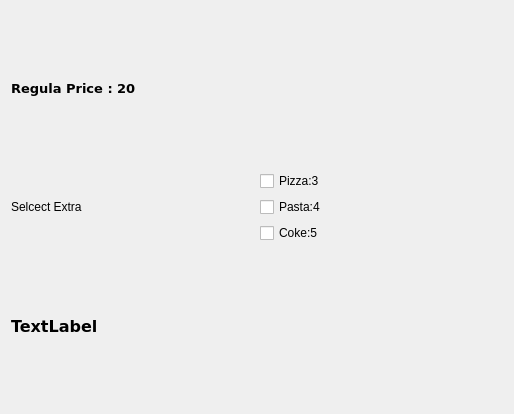
<?xml version="1.0" encoding="UTF-8"?>
<ui version="4.0">
 <class>Dialog</class>
 <widget class="QDialog" name="Dialog">
  <property name="geometry">
   <rect>
    <x>0</x>
    <y>0</y>
    <width>514</width>
    <height>414</height>
   </rect>
  </property>
  <property name="windowTitle">
   <string>Dialog</string>
  </property>
  <layout class="QVBoxLayout" name="verticalLayout_7">
   <item>
    <layout class="QVBoxLayout" name="verticalLayout">
     <item>
      <widget class="QLabel" name="label">
       <property name="font">
        <font>
         <family>Verdana</family>
         <pointsize>10</pointsize>
         <weight>75</weight>
         <bold>true</bold>
        </font>
       </property>
       <property name="text">
        <string>Regula Price : 20</string>
       </property>
      </widget>
     </item>
     <item>
      <layout class="QHBoxLayout" name="horizontalLayout_6">
       <item>
        <widget class="QLabel" name="label_2">
         <property name="text">
          <string>Selcect Extra</string>
         </property>
        </widget>
       </item>
       <item>
        <layout class="QVBoxLayout" name="verticalLayout_6">
         <item>
          <widget class="QCheckBox" name="checkBox_Pizza">
           <property name="text">
            <string>Pizza:3</string>
           </property>
          </widget>
         </item>
         <item>
          <widget class="QCheckBox" name="checkBox_Pasta">
           <property name="text">
            <string>Pasta:4</string>
           </property>
          </widget>
         </item>
         <item>
          <widget class="QCheckBox" name="checkBox_Coke">
           <property name="text">
            <string>Coke:5</string>
           </property>
          </widget>
         </item>
        </layout>
       </item>
      </layout>
     </item>
     <item>
      <widget class="QLabel" name="lbl_result">
       <property name="font">
        <font>
         <family>Verdana</family>
         <pointsize>12</pointsize>
         <weight>75</weight>
         <bold>true</bold>
        </font>
       </property>
       <property name="text">
        <string>TextLabel</string>
       </property>
      </widget>
     </item>
    </layout>
   </item>
  </layout>
 </widget>
 <resources/>
 <connections/>
</ui>
